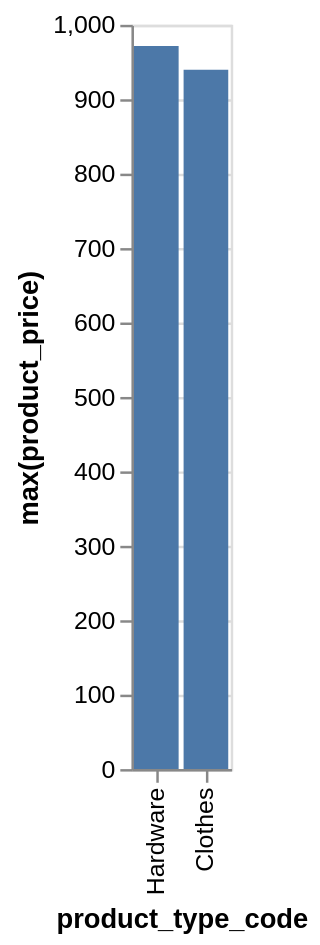

This figure's Vega-Lite source:
### Vega-Lite specification from a JSON file in a GitHub repository (floating-point values rounded to 4 significant figures)
{"data": {"values": [{"x_data": "Clothes", "y_data": 939.6}, {"x_data": "Hardware", "y_data": 971.4}]}, "mark": "bar", "encoding": {"x": {"field": "x_data", "type": "nominal", "title": "product_type_code", "sort": {"op": "sum", "field": "y_data", "order": "descending"}}, "y": {"field": "y_data", "type": "quantitative", "title": "max(product_price)"}}}
